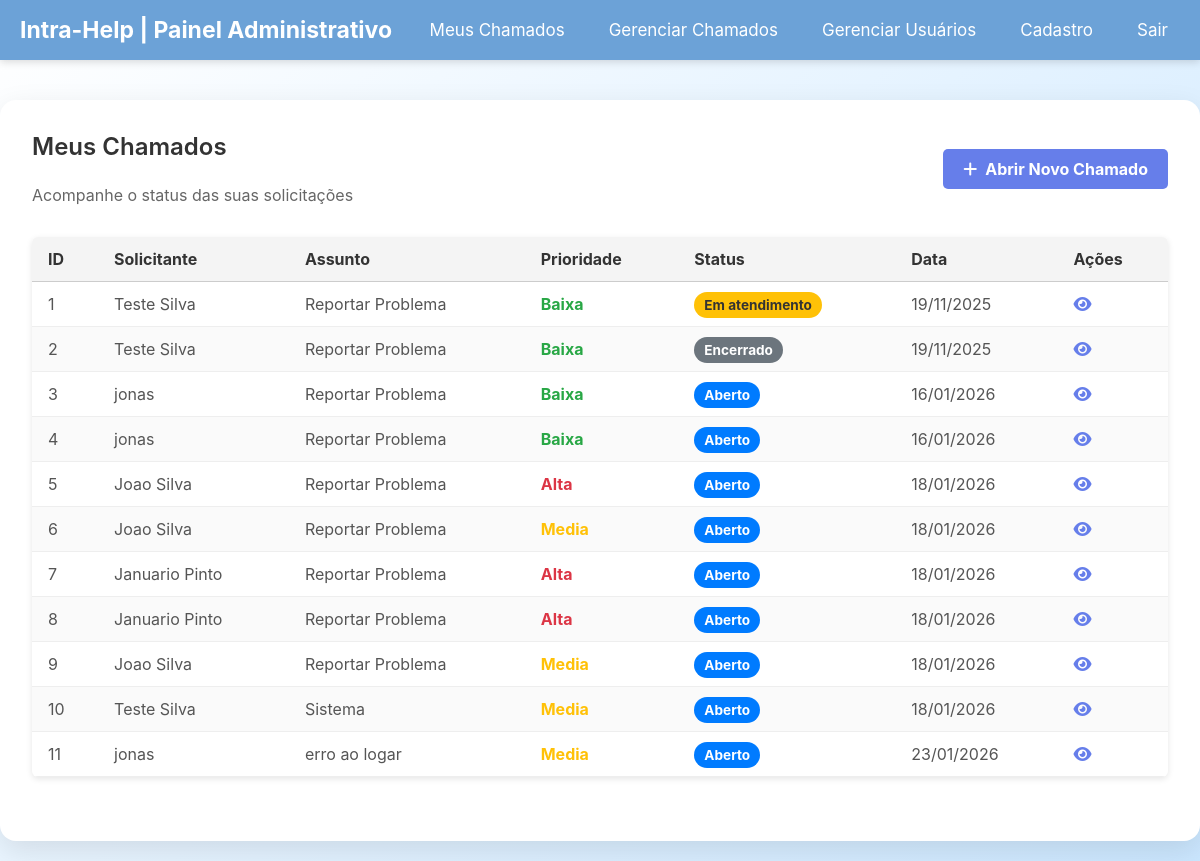
The page /views/painelUsuario.php (signed in) on the database its author committed.
### tables this page shows
CREATE TABLE "chamados" (
	"numero"	INTEGER NOT NULL,
	"solicitante_id"	INTEGER NOT NULL,
	"descricao"	TEXT NOT NULL,
	"responsavel_id"	INTEGER DEFAULT 1,
	"status"	TEXT DEFAULT "Aberto",
	"data_criacao"	TEXT DEFAULT current_timestamp, titulo text default "Reportar Problema", prioridade text default "Baixa",
	PRIMARY KEY("numero"),
	CONSTRAINT "fk_responsavel" FOREIGN KEY("responsavel_id") REFERENCES "usuarios"("usuario_id"),
	CONSTRAINT "fk_solicitante" FOREIGN KEY("solicitante_id") REFERENCES "usuarios"("usuario_id")
);

### models/chamados.php (called while the page is built, shortened)
<?php
function chamadosPorIdResponsavel(int $idResponsavel){
    $pdo = conectarDB();
    $sql = "SELECT c.numero, u.nome as solicitante, c.descricao, us.nome as responsavel, c.status, c.data_criacao, c.prioridade, c.titulo
            FROM chamados c
            INNER JOIN usuarios u
            ON solicitante_id = u.usuario_id
            INNER JOIN usuarios us
            ON responsavel_id = us.usuario_id
            WHERE c.responsavel_id = :responsavel_id;";
    $stmt = $pdo->prepare($sql);
    $stmt->execute(
        [":responsavel_id"=> $idResponsavel]
    );
    return $stmt->fetchAll(PDO::FETCH_ASSOC);
}

### views/painelUsuario.php (the view, shortened to what this page needs)
<?php
    require_once dirname(__DIR__) . '/models/chamados.php';
    if(eUsuarioLogado()){
        $usuario = $_SESSION['usuario'];
        $id = $usuario['usuario_id'];
        $categoria = $usuario['categoria'];
    }
    $eCliente = $categoria === 'Cliente';
    if ($eCliente){$chamados = chamadosPorIdSolicitante($id);}
    else{$chamados = chamadosPorIdResponsavel($id);}
?>
<!DOCTYPE html>
<html lang="pt-br">
<head>
    <link rel="stylesheet" href="../style.css">
    <link rel="stylesheet" href="./painelUsuario.css">
    <link rel="stylesheet" href="https://cdnjs.cloudflare.com/ajax/libs/font-awesome/6.5.0/css/all.min.css">
</head>
<body>
    <?php
    include 'menu.php';
    ?>
    <div class="main-content">
        <div class="container">
            <div class="header-painel">
                <div>
                    <h2>Meus Chamados</h2>
                    <p>Acompanhe o status das suas solicitações</p>
                </div>
                <a href="criarChamado.php" class="btn-novo">
                    <i class="fa-solid fa-plus"></i> Abrir Novo Chamado
                </a>
            </div>
            <table class="data-table">
                <thead>
                    <tr>
                        <th>ID</th>
                        <?php if($eCliente): ?>
                            <th>Responsável</th>
                        <?php else: ?>
                            <th>Solicitante</th>
                        <?php endif; ?>
                        <th>Assunto</th>
                        <th>Prioridade</th>
                        <th>Status</th>
                        <th>Data</th>
                        <th>Ações</th>
                    </tr>
                </thead>
                <tbody>
                    <?php foreach($chamados as $c): ?>
                    <tr>
                        <td><?= $c['numero'] ?></td>
                        <?php if($eCliente): ?>
                            <td><?= $c['responsavel'] ?></td>
                        <?php else: ?>
                            <td><?= $c['solicitante'] ?></td>
                        <?php endif; ?>
                        <td><?= $c['titulo'] ?></td>
                        <td><span class="badge-<?= $c['prioridade'] ?>"><?= $c['prioridade'] ?></span></td>
                        <td><span class="badge badge-<?= $c['status'] ?>"><?= $c['status'] ?></span></td>
                        <td><?= date('d/m/Y', strtotime($c['data_criacao'])) ?></td>
                        <td>
                            <a href="../views/verChamado.php?id=<?= $c['numero'] ?>" title="Ver Detalhes">
                                <i class="fa-solid fa-eye"></i>
                            </a>
                        </td>
                    </tr>
                    <?php endforeach?>
                </tbody>
            </table>
        </div>
    </div>
</body>
</html>

### style.css (style rules this page uses)
* { box-sizing: border-box; margin: 0; padding: 0; font-family: 'Inter', sans-serif; }
body { background: linear-gradient(135deg, #fff, #cbe7ff); }
.main-content { display: flex; justify-content: center; align-items: center; margin-top: 80px; padding: 20px; display: flex; justify-content: center; }
.container { background: #fff; padding: 2rem; border-radius: 1rem; box-shadow: 0 10px 30px rgba(0, 0, 0, 0.1); min-width: 450px; }
.container:has(table) { min-width: 1200px; }
h2 { text-align: center; margin-bottom: 1.5rem; font-weight: 600; color: #333; }
a { color: #9dafff; text-decoration: none; margin: auto; padding-top: 1rem; }
.data-table { width: 100%; min-width: 1000px; margin: 2rem auto; border-collapse: collapse; font-family: Arial, sans-serif; font-size: 16px; background-color: #fff; box-shadow: 0 2px 6px rgba(0, 0, 0, 0.1); border-radius: 6px; overflow: hidden; }
.data-table thead { background-color: #f4f4f4; }
.data-table thead th { text-align: left; padding: 12px 16px; border-bottom: 1px solid #ccc; color: #333; font-weight: bold; }
.data-table tbody td { padding: 12px 16px; border-bottom: 1px solid #eee; color: #555; }
.data-table tbody tr:nth-child(even) { background-color: #fafafa; }

### views/painelUsuario.css (style rules this page uses)
body { display: block; }
.main-content { margin-top: 80px; padding: 20px; display: flex; justify-content: center; }
.container { min-width: 1200px; margin: 0 auto; }
.header-painel { display: flex; justify-content: space-between; align-items: center; margin-bottom: 2rem; flex-wrap: wrap; gap: 1rem; }
.btn-novo { background-color: #667eea; color: white; padding: 10px 20px; border-radius: 5px; text-decoration: none; font-weight: bold; display: inline-flex; align-items: center; gap: 8px; transition: background 0.3s; }
.badge { padding: 5px 10px; border-radius: 15px; font-size: 0.85rem; font-weight: bold; color: white; }
.badge-Aberto { background-color: #007bff; }
.atendimento { background-color: #ffc107; color: #333; }
.badge-Encerrado { background-color: #6c757d; }
.badge-Alta { color: #dc3545; font-weight: bold; }
.badge-Media { color: #ffc107; font-weight: bold; }
.badge-Baixa { color: #28a745; font-weight: bold; }
p { color: #666; }
a { color: #667eea; padding: 0; margin: 0; }
h2 { text-align: start; }

### rows shown on the page
chamados: numero "1", solicitante "Teste Silva", titulo "Reportar Problema", prioridade "Baixa", status "Em atendimento", data_criacao "19/11/2025"
chamados: numero "2", solicitante "Teste Silva", titulo "Reportar Problema", prioridade "Baixa", status "Encerrado", data_criacao "19/11/2025"
chamados: numero "3", solicitante "jonas", titulo "Reportar Problema", prioridade "Baixa", status "Aberto", data_criacao "16/01/2026"
chamados: numero "4", solicitante "jonas", titulo "Reportar Problema", prioridade "Baixa", status "Aberto", data_criacao "16/01/2026"
chamados: numero "5", solicitante "Joao Silva", titulo "Reportar Problema", prioridade "Alta", status "Aberto", data_criacao "18/01/2026"
chamados: numero "6", solicitante "Joao Silva", titulo "Reportar Problema", prioridade "Media", status "Aberto", data_criacao "18/01/2026"
chamados: numero "7", solicitante "Januario Pinto", titulo "Reportar Problema", prioridade "Alta", status "Aberto", data_criacao "18/01/2026"
chamados: numero "8", solicitante "Januario Pinto", titulo "Reportar Problema", prioridade "Alta", status "Aberto", data_criacao "18/01/2026"
chamados: numero "9", solicitante "Joao Silva", titulo "Reportar Problema", prioridade "Media", status "Aberto", data_criacao "18/01/2026"
chamados: numero "10", solicitante "Teste Silva", titulo "Sistema", prioridade "Media", status "Aberto", data_criacao "18/01/2026"
chamados: numero "11", solicitante "jonas", titulo "erro ao logar", prioridade "Media", status "Aberto", data_criacao "23/01/2026"
